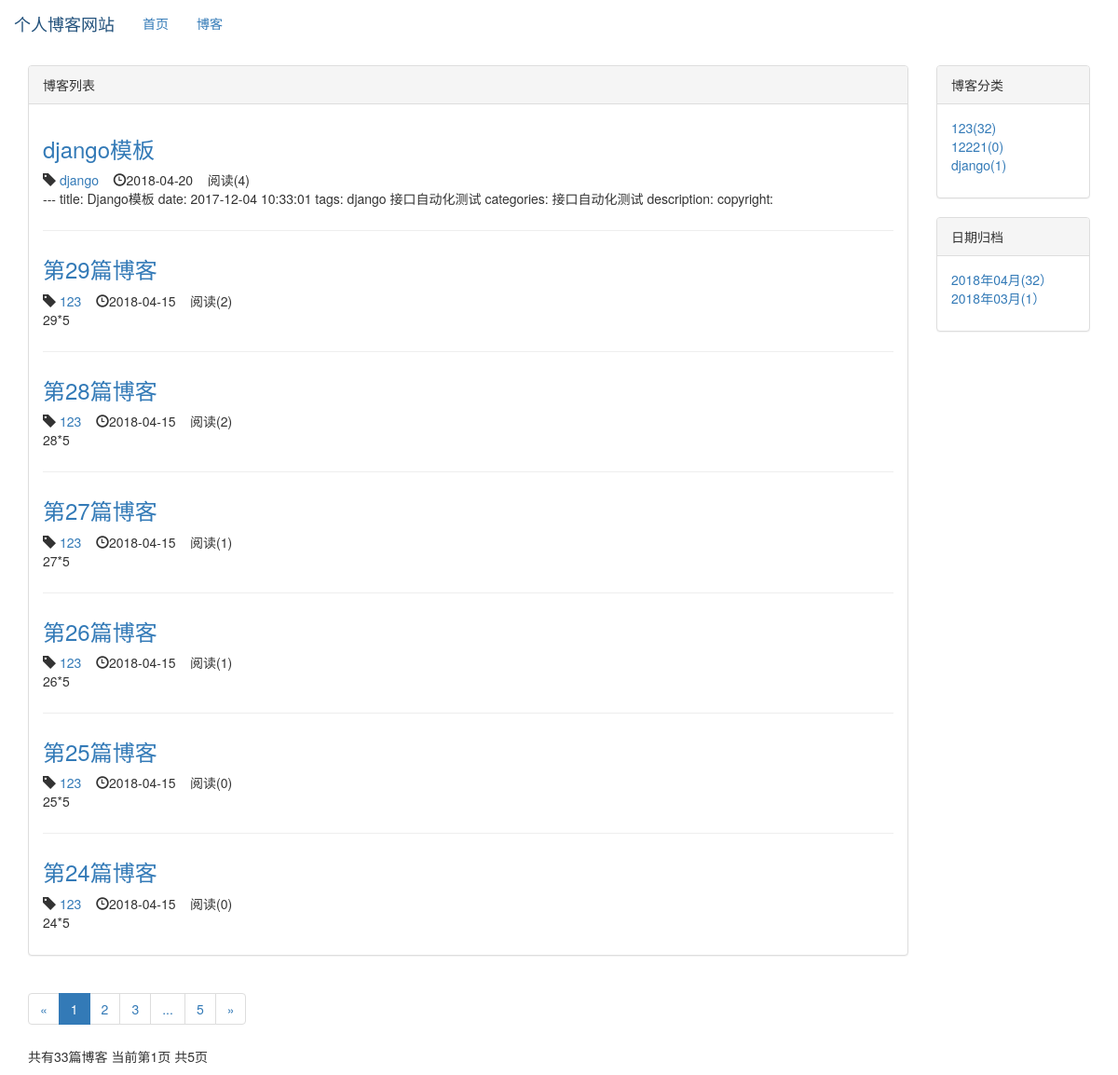
Screenshot of /blog/ with the database file from the repository.
### blog/models.py (models this page shows, shortened)
class Blog(models.Model,ReadNumExpandMethod):
    title = models.CharField(max_length=50)
    blog_type = models.ForeignKey(BlogType,on_delete=models.DO_NOTHING)
    content = RichTextUploadingField()
    author = models.ForeignKey(User,on_delete=models.DO_NOTHING)
    read_details = GenericRelation(ReadDetail)
    created_time = models.DateTimeField(auto_now_add=True)
    last_updated_time = models.DateTimeField(auto_now=True)
    class Meta:
        ordering = ['-created_time']

class BlogType(models.Model):
    type_name = models.CharField(max_length=15)
    def __str__(self):
        return self.type_name

### read_statistics/models.py (models this page shows)
class ReadNum(models.Model):
    read_num = models.IntegerField(default=0)
    content_type = models.ForeignKey(ContentType, on_delete=models.DO_NOTHING)
    object_id = models.PositiveIntegerField()
    content_object = GenericForeignKey('content_type', 'object_id')

### blog/views.py (the view)
# urls.py: path('',views.blog_list,name='blog_list'),
def blog_list(request):
    blogs_all_list = Blog.objects.all()
    context = get_blog_list_common_data(request,blogs_all_list)
    return render(request,'blog/blog_list.html', context)

### read_statistics/models.py (called while the page is built)
    def get_read_num(self):
        try:
            ct = ContentType.objects.get_for_model(self)
            readnum = ReadNum.objects.get(content_type=ct, object_id=self.pk)
            return readnum.read_num
        except exceptions.ObjectDoesNotExist:
            return 0

### blog/templates/blog/blog_list.html (shortened to what this page needs)
{% extends 'base.html' %}
{% load staticfiles %}
{% block nav_blog_active %}active{% endblock %}
{% block henader-extend %}
    <link rel="stylesheet" href="{% static 'blog/blog.css' %}">
{% endblock %}
{% block content %}
    <div class="container">
        <div class="row">
                <div class="ccol-xs-12 clo-sm-8 col-md-9 col-lg-10">
                    <div class="panel panel-default">
                        <div class="panel-heading">{% block blog_list_text_title %}博客列表{% endblock %}</div>
                        <div class="panel-body">
                            {% for blog in blogs %}
                                <div class="blog">
                                <h3> <a href="{% url 'blog_detail' blog.pk %}">{{ blog.title }}</a></h3>
                                <p class="blog-info">
                                   <span class="glyphicon glyphicon-tag"></span><a href="{% url 'blogs_with_type' blog.blog_type.pk %}"> {{ blog.blog_type}}</a>
                                   <span class="glyphicon glyphicon-time"></span>{{ blog.created_time|date:"Y-m-d" }}
                                    &nbsp;&nbsp;
                                    阅读({{ blog.get_read_num }})
                                </p>
                                    <p>{{ blog.content|striptags| truncatechars:120}}</p>
                                </div>
                            {% empty %}
                                <div class="blog">
                                <h3>暂无博客，敬请期待</h3>
                                </div>
                            {% endfor %}
                        </div>
                    </div>
                 <div>
                          <ul class="pagination">
                            <li>
                                {% if page_of_blogs.has_previous %}
                                     <a href="?page={{page_of_blogs.previous_page_number  }}" aria-label="Previous">
                                     <span aria-hidden="true">&laquo;</span>
                                     </a>
                                {% else %}
                                    <span aria-hidden="true">&laquo;</span>
                                {% endif %}
                            </li>
                              {% for page_num in page_range%}
                                  {% if page_num == page_of_blogs.number %}
                                      <li class="active"><span>{{ page_num }}</span> </li>
                                  {% else %}
                                      {% if page_num == '...' %}
                                          <li><span>{{ page_num }}</span> </li>
                                      {% else %}
                                          <li><a href="?page={{page_num}}">{{ page_num}}</a></li>
                                      {% endif %}
                                  {% endif %}
                              {% endfor %}
                              <li>
                              {% if page_of_blogs.has_next %}
                                     <a href="?page={{ page_of_blogs.next_page_number }}" aria-label="Next">
                                     <span aria-hidden="true">&raquo;</span>
                                     </a>
                                {% else %}
                                    <span aria-hidden="true">&raquo;</span>
                                {% endif %}
                            </li>
                          </ul>
                          <p>
                              共有{{ page_of_blogs.paginator.count}}篇博客
                              当前第{{ page_of_blogs.number }}页
                              共{{num_pages}}页
                          </p>
                    </div>
                 </div>
                 <div class="hidden-xs col-sm-4 col-md-3 col-lg-2">
                 <div class="col-xs-12 clo-sm-8 col-md-9 col-lg-10"></div>
                  <div class="panel panel-default">
                      <div class="panel-heading">博客分类</div>
                      <div class="panel-body">
                        <ul class="blog-tyles" style="list-style-type: none">
                            {% for blog_type in blog_types %}
                                <li><a href="{% url 'blogs_with_type' blog_type.pk %}">{{ blog_type.type_name }}({{ blog_type.blog_count }})</a></li>
                            {% empty %}
                                 <li>暂无分类</li>
                            {% endfor %}
                        </ul>
                </div>
        </div>
                  <div class="panel panel-default">
                      <div class="panel-heading">
                          日期归档
                      </div>
                      <div class="panel-body">
                          <ul>
                              {% for blog_date,blog_count in blog_dates.items %}
                                  <li>
                                      <a href="{% url 'blogs_with_date' blog_date.year blog_date.month %}">
                                          {{ blog_date|date:"Y年m月"}}({{ blog_count }}）
                                      </a>
                                  </li>
                              {% endfor %}
                          </ul>
                      </div>
                  </div>
     </div>
    </div>
{% endblock %}

### static/css/base.css (style rules this page uses)
* { margin: 0; padding: 0; }
body { margin-top:70px!important; }
ul { list-style-type: none!important; }

### static/blog/blog.css (style rules this page uses)
div.blog:not(:last-child) { margin-bottom: 2em; padding-bottom: 1em; border-bottom: 1px solid #eeeeee; }
div.blog p.blog-info { margin-bottom: 0; }

### rows the page displays
Blog: title "django模板", blog_type "django", created_time "2018-04-20", get_read_num "4", content "--- title: Django模板 date: 2017-12-04 10:33:01 tags: django 接口自动化测试 categories: 接口自动化测试 description: copyright:"
Blog: title "第29篇博客", blog_type "123", created_time "2018-04-15", get_read_num "2", content "29*5"
Blog: title "第28篇博客", blog_type "123", created_time "2018-04-15", get_read_num "2", content "28*5"
Blog: title "第27篇博客", blog_type "123", created_time "2018-04-15", get_read_num "1", content "27*5"
Blog: title "第26篇博客", blog_type "123", created_time "2018-04-15", get_read_num "1", content "26*5"
Blog: title "第25篇博客", blog_type "123", created_time "2018-04-15", get_read_num "0", content "25*5"
Blog: title "第24篇博客", blog_type "123", created_time "2018-04-15", get_read_num "0", content "24*5"
BlogType: type_name "123", blog_count "32"
BlogType: type_name "12221", blog_count "0"
BlogType: type_name "django", blog_count "1"

### other values shown
{{ page_num }} "1"
{{ page_num }} "2" "3" "5"
{{ page_num }} "..."
{{ page_of_blogs.paginator.count }} "33"
{{ page_of_blogs.number }} "1"
{{ num_pages }} "5"
{{ blog_date|date:"Y年m月" }} "2018年04月" "2018年03月"
{{ blog_count }} "32" "1"
